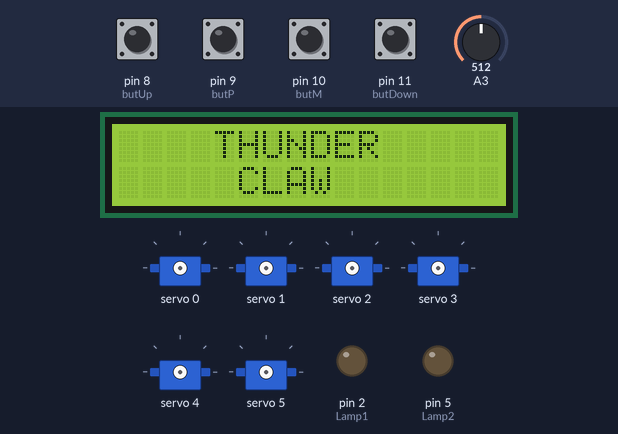
Simulated run of this sketch. Board: Arduino Uno, built with avr-gcc and run on an emulated ATmega328P. On the bench: 16×2 character LCD, 6 × servo, output pins drawn as LEDs (lit = HIGH). The test bench sets the inputs (shaded band); at power-on: pin 8 (butUp), pin 9 (butP), pin 10 (butM), pin 11 (butDown) HIGH, A3 = 512.

Above: at 1.2 s.
1.3 s: pin 8 (butUp) pulled LOW for 0.15 s
At 1.9 s:
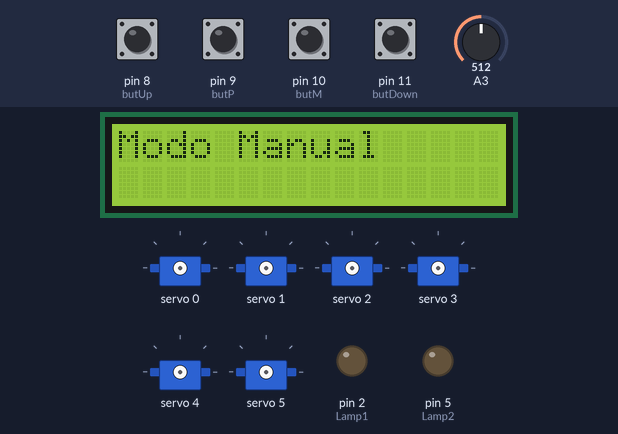
2.9 s: pin 9 (butP) pulled LOW for 0.15 s
At 4.2 s:
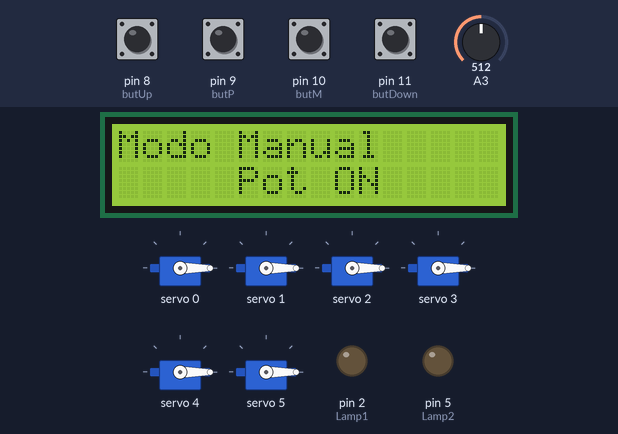
4.5 s: pin 8 (butUp) pulled LOW for 1 s
At 8.3 s:
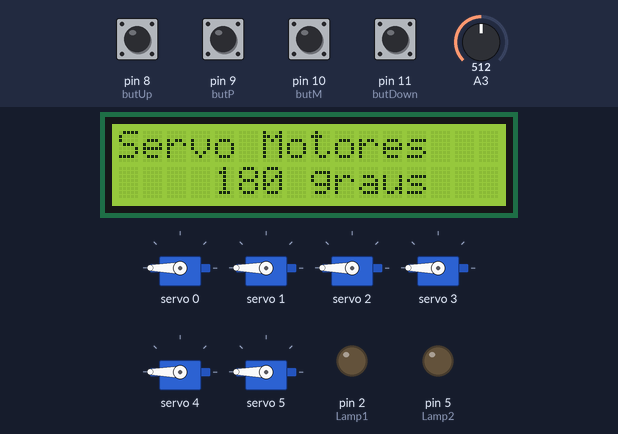
8.5 s: pin 8 (butUp) pulled LOW for 0.15 s
At 9.5 s:
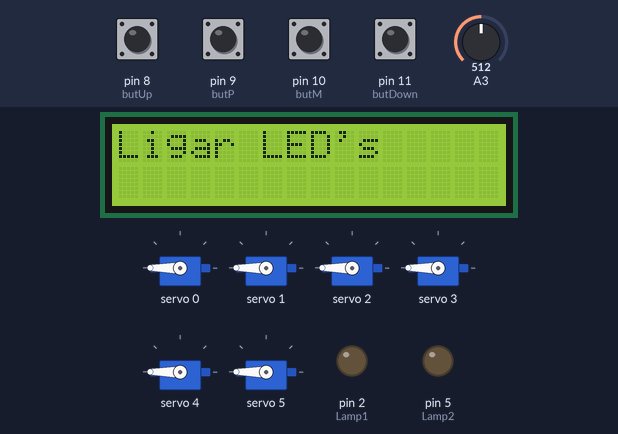
10.1 s: pin 10 (butM) pulled LOW for 0.15 s
At 10.6 s:
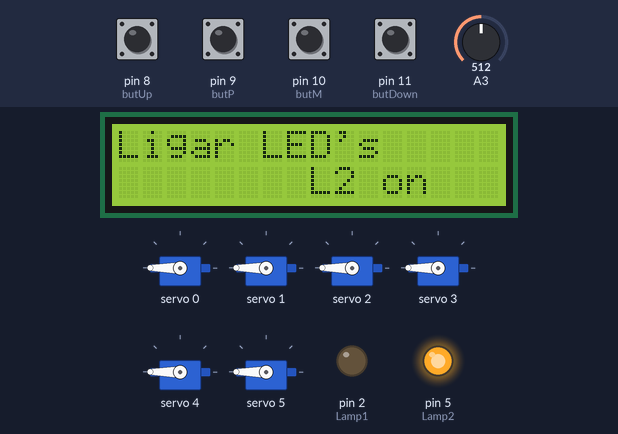
11.7 s: pin 9 (butP) pulled LOW for 1 s
At 13.2 s:
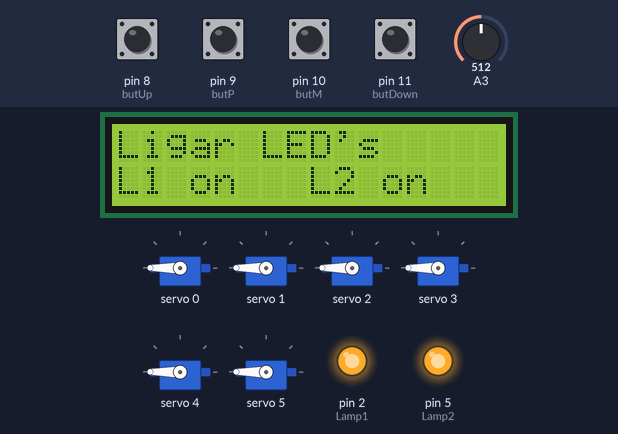
Timing chart, 0 to 14.7 s (numbered marks = the images above; inputs shaded):
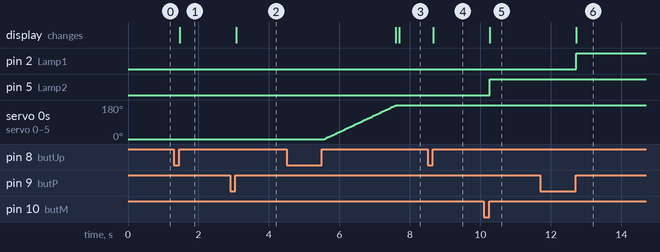

Measured:
- after the input at 1.3 s, the display: changes after 0.17 s (image 1)
- after the input at 2.9 s, the display: changes after 0.17 s (image 2)
- after the input at 4.5 s, servo 0–5: moves from 0° to 180° over 2.0 s, starting after 1.1 s; the display: first changes after 3.1 s (image 3 shows a later state)
- after the input at 8.5 s, the display: changes after 0.17 s (image 4)
- after the input at 10.1 s, pin 5 (Lamp2): LOW → HIGH after 0.16 s; the display: changes after 0.16 s (image 5)
- after the input at 11.7 s, pin 2 (Lamp1): LOW → HIGH after 1.0 s; the display: changes after 1.0 s (image 6)

The sketch:

main.ino
```cpp
// CONTINUAR: CRIAR VARIÁVEIS DIFERENTES PARA CADA MODO OU ARRANJAR UM JEITO DE LIMPAR AS VARIÁVEIS NA TROCA DE MENU.
// PRÓXIMO OBJETIVO: FAZER FUNCIONAR O MODO MANUAL COM O POTENCIÔMETRO


// --- Bibliotecas Auxiliares ---
#include <LiquidCrystal_I2C.h>                              //Biblioteca para o lcdlay LCD

#include <Wire.h>
#include <Adafruit_PWMServoDriver.h>

Adafruit_PWMServoDriver pwm = Adafruit_PWMServoDriver(0x40);

// --- Mapeamento de Hardware ---

  #define butUp     8                                     //Botão para selecionar tela acima no digital 12
  #define butDown  11                                     //Botão para selecionar tela abaixo no digital 11
  #define butP      9                                     //Botão de ajuste mais no digital 10
  #define butM     10                                     //Botão de ajuste menos no digital 9
  #define Lamp1     2                                     //Saída para lâmpada 1 no A0 (será usado como digital)
  #define Lamp2     5                                     //Saída para lâmpada 2 no A1 (será usado como digital)

  #define SERVOMIN  130
  #define SERVOMAX  610
  #define SERVO_FREQ 60

  #define pot        A3

// --- Protótipo das Funções Auxiliares ---
  void changeMenu();                                      //Função para modificar o menu atual
  void lcdMenu();                                         //Função para mostrar o menu atual
  void data_hora();                                       //Função do menu1, data e hora
  void temperatura();                                     //Função do menu2, temperatura
  void lights();                                          //Função do menu3, acionamento de lampadas
  void menu4();                                           //Função do menu4

  void s_start();
  void s_end();

  void potMode();
  void moveMotor();

// --- Variáveis Globais ---
char menu = 0x04;                                       //Variável para selecionar o menu
char set1 = 0x00, set2 = 0x00;                          //Controle dos LED's. 0x00 equivale a 0, que na tabela ASCII corresponde ao caractere de controle nul(por isso a variável char).
bool t_butUp, t_butDown, t_butP, t_butM;                //Flags para armazenar o estado dos botões
bool noRep = 0x00;
bool offPot = 0x00;

// --- Hardware do LCD ---
LiquidCrystal_I2C lcd = LiquidCrystal_I2C(0x27, 16, 2);


// --- Configurações Iniciais ---
void setup()
{
  lcd.init();                                            //Inicializa LCD 16 x 2
  lcd.backlight();                                       //Liga a backlight do LCD

  //config PWM
  pwm.begin();
  pwm.setPWMFreq(SERVO_FREQ);

  for(char i=8; i<12; i++) pinMode(i, INPUT_PULLUP);     //Entrada para os botões (digitais 9 a 12) com pull-ups internos

  pinMode(Lamp1, OUTPUT);                                //Configura saída para lâmpada 1
  pinMode(Lamp2, OUTPUT);                                //Configura saída para lâmpara 2

  t_butUp   = 0x00;                                      //limpa flag do botão Up
  t_butDown = 0x00;                                      //limpa flag do botão Down
  t_butP    = 0x00;                                      //limpa flag do botão P
  t_butM    = 0x00;                                      //limpa flag do botão M

  digitalWrite(Lamp1, LOW);                              //Lâmpada 1 inicia apagada
  digitalWrite(Lamp2, LOW);                              //Lâmpada 2 inicia apagada


} //end setup


// --- Loop Infinito ---
void loop()
{
   changeMenu();
   lcdMenu();

} //end loop

// --- Desenvolvimento das Funções Auxiliares ---

void s_end(){
  for(int i = SERVOMIN; i < SERVOMAX; i++)
    for(int j = 0; j <= 5; j++) pwm.setPWM(j, 0, i);
}

void s_start(){
  for(int i = SERVOMAX; i > SERVOMIN; i--)
    for(int j = 0; j <= 5; j++) pwm.setPWM(j, 0, i);
}

void moveMotor(int controlIn, int motorOut)
{
  int pulse_wide, pulse_width, potVal;

  potVal = analogRead(controlIn);                                                   //Read value of Potentiometer

  pulse_wide = map(potVal, 800, 240, SERVOMIN, SERVOMAX);
  pulse_width = int(float(pulse_wide) / 1000000 * SERVO_FREQ * 4096);                //Map Potentiometer position to Motor

  pwm.setPWM(motorOut, 0, pulse_width);
}

void potMode(){
  for(int serv = 0; serv <= 5; serv++){
    if(offPot == 0x01) break;
    moveMotor(pot, serv);
  }
}

void changeMenu()                                       //Modifica o menu atual
{
   if(!digitalRead(butUp))   t_butUp   = 0x01;          //Botão Up pressionado? Seta flag
   if(!digitalRead(butDown)) t_butDown = 0x01;          //Botão Down pressionado? Seta flag

   if(digitalRead(butUp) && t_butUp)                    //Botão Up solto e flag setada?
   {                                                    //Sim...
      t_butUp = 0x00;                                   //Limpa flag

      lcd.clear();                                     //Limpa lcdlay
      menu++;                                           //Incrementa menu

      if(menu > 0x04) menu = 0x01;                      //Se menu maior que 4, volta a ser 1

   } //end butUp

   if(digitalRead(butDown) && t_butDown)                //Botão Down solto e flag setada?
   {                                                    //Sim...
      t_butDown = 0x00;                                 //Limpa flag

      lcd.clear();                                     //Limpa lcdlay
      menu--;                                           //Decrementa menu

      if(menu < 0x01) menu = 0x04;                      //Se menu menor que 1, volta a ser 4

   } //end butDown

} //end changeMenu

void lcdMenu()                                         //Mostra o menu atual
{
    switch(menu)                                        //Controle da variável menu
    {
       case 0x01:                                       //Caso 1
             data_hora();                               //Chama a função do relógio

             break;                                     //break
       case 0x02:                                       //Caso 2
             servos();                             //Chama a função do termômetro

             break;                                     //break
       case 0x03:                                       //Caso 3
             lights();                                  //Chama função para acionamento de lâmpadas

             break;                                     //break
       case 0x04:                                       //Caso 4
             menu4();                                   //Chama função para o menu4

             break;                                     //break

    } //end switch menu

} //end lcdMenu

void data_hora()                                        //Data e Hora (menu1)
{

  lcd.setCursor(0,0);                                 //Posiciona cursor na coluna 1, linha 1
  lcd.print("Modo Manual");                           //Imprime mensagem
  lcd.setCursor(0,1);                                 //Posiciona cursor na coluna 1, linha 2

  if(!digitalRead(butP)) t_butP = 0x01;
  if(!digitalRead(butM)) t_butM = 0x01;

  if(digitalRead(butP) && t_butP) {
    potMode();
    lcd.setCursor(0,1);
    lcd.print("     Pot ON    ");
  }

  if(digitalRead(butM) && t_butM) {
    offPot = 0x01;
    lcd.setCursor(0,1);
    lcd.print("     Pot OFF   ");
  }
} //end data_hora

void servos(){

  lcd.setCursor(0,0);                                 //Posiciona cursor na coluna 1, linha 1
  lcd.print("Servo Motores");                                //Imprime mensagem

  if(!digitalRead(butP) && noRep != 0x01) t_butP = 0x01;
  if(!digitalRead(butM) && noRep != 0x00) t_butM = 0x01;

  if(digitalRead(butP) && t_butP) { // entrar na função de girar os servos para 180°

    t_butP = 0x00;

    lcd.setCursor(0,1);
    s_end();

    lcd.print("    180 graus   ");

    noRep = 0x01;

  }

  if(digitalRead(butM) && t_butM) {

    t_butM = 0x00;

    lcd.setCursor(0,1);

    s_start();
    lcd.print("    0 graus     ");

    noRep = 0x00;
  }

} //end servos()

/*==============================================================================*/

void lights()                                           //Acionamento de lâmpadas (menu3)
{

   lcd.setCursor(0,0);                                 //Posiciona cursor na coluna 1, linha 1
   lcd.print("Ligar LED's");                           //Imprime mensagem do menu 3


   if(!digitalRead(butP))    t_butP    = 0x01;          //Botão P pressionado? Seta flag
   if(!digitalRead(butM))    t_butM    = 0x01;          //Botão M pressionado? Seta flag

   if(digitalRead(butP) && t_butP)                      //Botão P solto e flag setada?
   {                                                    //Sim...
      t_butP = 0x00;                                    //Limpa flag

      set1++;                                           //Incrementa set1

      if(set1 > 2) set1 = 0x01;                         //Se maior que 2, volta a ser 1

      switch(set1)                                      //Controle do set1
      {
          case 0x01:                                    //Caso 1
                lcd.setCursor(0,1);                     //Posiciona cursor na coluna 1, linha 2
                lcd.print("L1 on ");                    //Imprime mensagem
                digitalWrite(Lamp1, HIGH);              //Liga lâmpada 1
                break;                                  //Break
          case 0x02:                                    //Caso 2
                lcd.setCursor(0,1);                     //Posiciona cursor na coluna 1, linha 2
                lcd.print("L1 off");                    //Imprime mensagem
                digitalWrite(Lamp1, LOW);               //Desliga lâmpada 1
                break;                                  //Break

      } //end switch set1

   } //end butP

   if(digitalRead(butM) && t_butM)                      //Botão D solto e flag setada?
   {                                                    //Sim...
      t_butM = 0x00;                                    //Limpa flag

      set2++;                                           //Incrementa set2

      if(set2 > 2) set2 = 0x01;                         //Se maior que 2, volta a ser 1

      switch(set2)                                      //Controle do set2
      {
          case 0x01:                                    //Caso 1
                lcd.setCursor(8,1);                    //Posiciona cursor na coluna 8, linha 2
                lcd.print("L2 on ");                   //Imprime mensagem
                digitalWrite(Lamp2, HIGH);              //Liga lâmpada 2
                break;                                  //Break
          case 0x02:                                    //Caso 2
                lcd.setCursor(8,1);                    //Posiciona cursor na coluna 8, linha 2
                lcd.print("L2 off");                   //Imprime mensagem
                digitalWrite(Lamp2, LOW);               //Liga lâmpada 1
                break;                                  //Break

      } //end switch set1

   } //end butM

} //end lights

/*==============================================================================*/

void menu4()                                            //Função genérica para um quarto menu...
{
   lcd.setCursor(0,0);
   lcd.print("    THUNDER     ");
   lcd.setCursor(0,1);
   lcd.print("     CLAW       ");


} //end menu4
```
